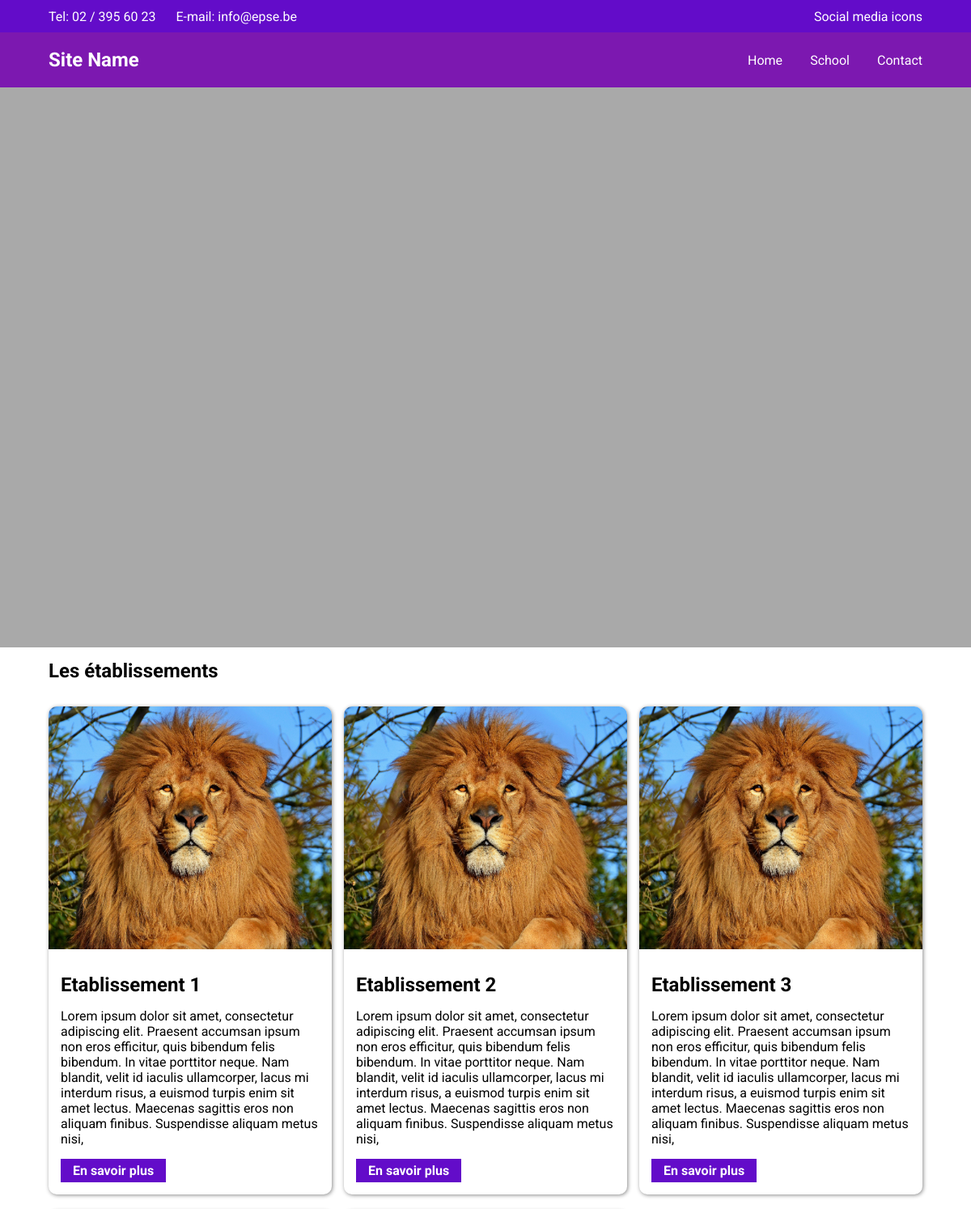
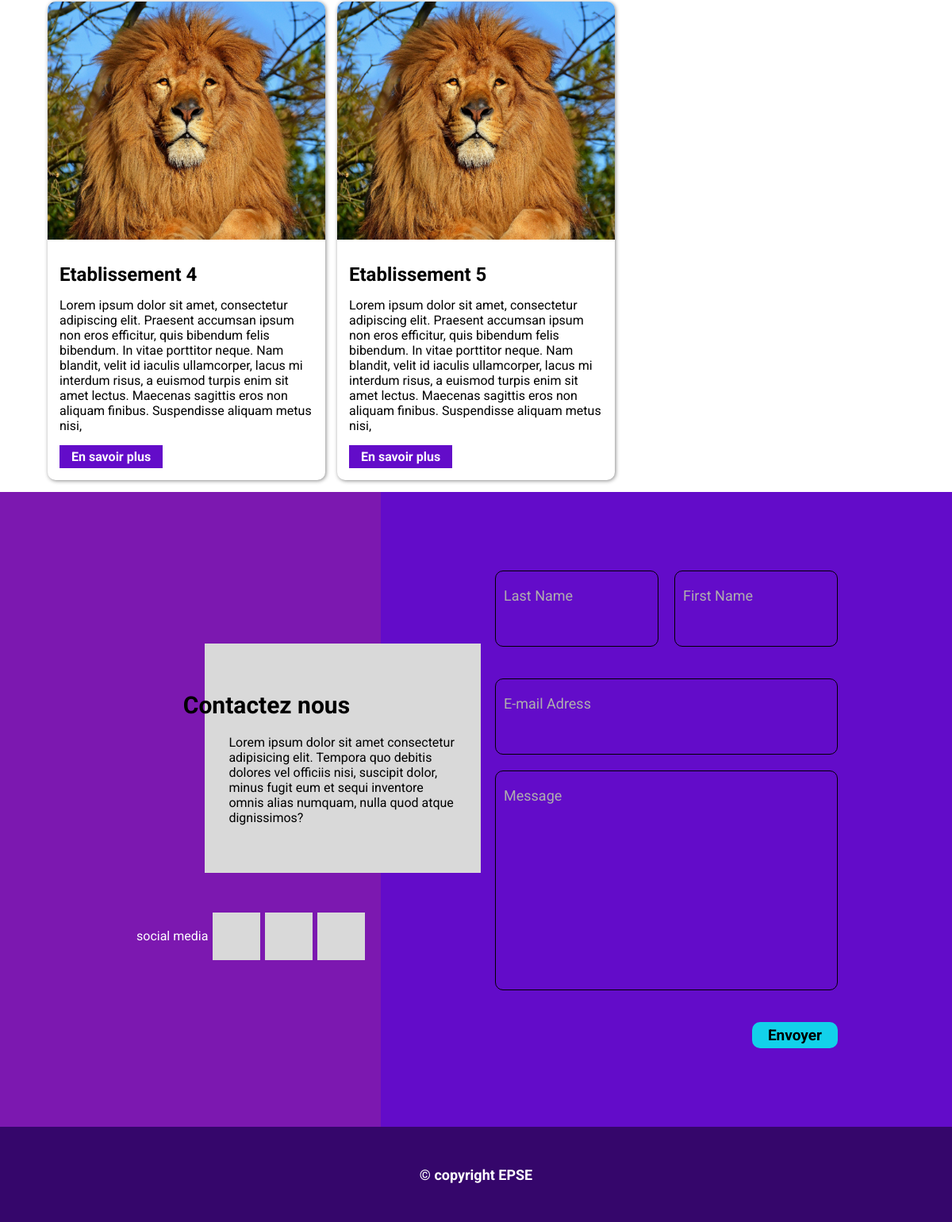
The page / on the database its author committed (2 pictures, top to bottom).
### tables this page shows
CREATE TABLE IF NOT EXISTS `etablissements` (
  `id` int NOT NULL AUTO_INCREMENT,
  `nom` varchar(255) NOT NULL,
  `description` text NOT NULL,
  `introduction` text NOT NULL,
  `image` varchar(255) NOT NULL,
  `categorie` int NOT NULL DEFAULT '1',
  PRIMARY KEY (`id`)
);

### index.php (the view, shortened to what this page needs)
<?php
    require "connexion.php";
?>
<!DOCTYPE html>
<html lang="fr">
<head>
    <link rel="stylesheet" href="style.css">
</head>
<body>
    <div class="slide" id="home">
        <?php
            include("partials/header.php");
        ?>
    </div>
    <div class="slide" id="etablissement">
        <div class="container">
            <h2>Les établissements</h2>
        </div>
        <div class="container-grid">
            <?php
                $req = $bdd->query("SELECT * FROM etablissements");
                while($don = $req->fetch())
                {
                    echo '<div class="card">';
                        echo '<div class="image">';
                            echo '<img src="images/'.$don['image'].'" alt="image de '.$don['nom'].'">';
                        echo '</div>';
                        echo '<div class="texte">';
                            echo '<h2>'.$don['nom'].'</h2>';
                            echo '<p>'.$don['introduction'].'</p>';
                            echo '
                            <a href="school.php?id='.$don['id'].'" class="btn">En savoir plus</a>';
                        echo '</div>';
                    echo '</div>';
                }
            ?>
        </div>
    </div>
    <div class="slide" id="contact">
        <div class="gauche">
            <div class="container-contact">
                <div class="mycontact">
                    <h2>Contactez nous</h2>
                    <div class="info-contact">
                        Lorem ipsum dolor sit amet consectetur adipisicing elit. Tempora quo debitis dolores vel officiis nisi, suscipit dolor, minus fugit eum et sequi inventore omnis alias numquam, nulla quod atque dignissimos?
                    </div>
                </div>
                <div class="contact-social">
                    social media
                    <div class="c-social"></div>
                    <div class="c-social"></div>
                    <div class="c-social"></div>
                </div>
            </div>
        </div>
        <div class="droite">
            <div id="formulaire">
                <div class="name">
                    <div class="form-group">
                        <label for="last">Last Name</label>
                        <input type="text" id="last" name="lastname">
                    </div>
                    <div class="form-group">
                        <label for="first">First Name</label>
                        <input type="text" id="first" name="firstname">
                    </div>
                </div>
                <div class="form-group">
                    <label for="email">E-mail Adress</label>
                    <input type="email" id="email" name="email">
                </div>
                <div class="form-group">
                    <label for="message">Message</label>
                    <textarea name="message" id="message"></textarea>
                </div>
                <div class="submit">
                    <input type="submit" value="Envoyer">
                </div>
            </div>
        </div>
    </div>
    <?php
        include("partials/footer.php");
    ?>
</body>
</html>

### partials/header.php (shortened to what this page needs)
<header>
    <div id="advert">
        <div class="container">
            <div class="info">
                <div id="tel">Tel: 02 / 395 60 23</div>
                <div id="email">E-mail: info@epse.be</div>
            </div>
            <div class="social">
                Social media icons
            </div>
        </div>
    </div>
    <div class="head">
        <div class="container">
            <div id="logo">Site Name</div>
            <nav>
                <ul>
                    <li><a href="index.php#home">Home</a></li>
                    <li><a href="index.php#etablissement">School</a></li>
                    <li><a href="index.php#contact">Contact</a></li>
                </ul>
            </nav>
        </div>
    </div>
</header>

### partials/footer.php
<footer>
    <div id="copy">
        &copy; copyright EPSE
    </div>
</footer>

### style.css (style rules this page uses)
* { margin: 0; padding: 0; }
body { font-family: 'Roboto', sans-serif; }
.slide { width: 100%; min-height: 100vh; }
#home { background-color: #a9a9a9; }
#etablissement { background-color: #ffffff; }
#contact { background-color: #630CC9; }
header { color: white; width: 100%; position: fixed; top: 0; left: 0; z-index: 100; }
header a { color: white; text-decoration: none; }
#advert { height: 40px; width: 100%; background-color: #630CC9; }
.head { background-color: #7C18B0; padding: 20px 0; }
.container { width: 90%; height: 100%; margin: 0 auto; display: flex; flex-wrap: wrap; justify-content: space-between; align-items: center; }
.info { display: flex; flex-wrap: wrap; gap: 25px; }
#logo { font-size: 24px; font-weight: 700; }
.head nav { width: 20%; }
.head nav ul { width: 100%; display: flex; flex-wrap: wrap; justify-content: space-between; list-style: none; }
#etablissement h2 { margin: 15px 0; }
.container-grid { width: 90%; margin: 0 auto; display: grid; grid-template-columns: 1fr 1fr 1fr; gap: 20px 15px; padding: 15px 0; }
.card { box-shadow: 1px 1px 5px rgba(0, 0, 0, 0.468); border-radius: 10px; overflow: hidden; }
.card .image { width: 100%; height: 300px; }
.card .image img { width: 100%; height: 100%; object-fit: cover; object-position: center top; }
.texte { padding: 15px; }
.texte h2, .texte p { margin-bottom: 15px; }
.btn { display: block; width: fit-content; padding: 5px 15px; background-color: #630CC9; color: white; font-weight: bold; text-decoration: none; }
#contact { background-color: #630CC9; display: flex; flex-wrap: wrap; }
#contact .gauche { width: 40%; background-color: #7C18B0; display: flex; flex-wrap: wrap; justify-content: end; align-items: center; padding-bottom: 20px; }
#contact .droite { width: 60%; background-color: #630CC9; display: flex; flex-wrap: wrap; justify-content: center; align-items: center; padding-bottom: 20px; }
.container-contact { width: 60%; padding: 20px; }
.mycontact { background-color: #D9D9D9; width: 100%; padding: 60px 30px; position: relative; left: 30%; }
.mycontact h2 { margin-bottom: 20px; font-size: 30px; position: relative; right: 20%; }
.contact-social { width: 100%; color: white; display: flex; justify-content: space-between; align-items: center; margin-top: 50px; }
.c-social { width: 60px; height: 60px; background-color: #d9d9d9; }
#formulaire { width: 60%; }
.name { display: flex; gap: 0 20px; }
.name .form-group { width: 50%; }
.form-group { border: solid 1px #000000; border-radius: 10px; padding: 20px 10px; margin: 20px 0; }
.form-group label { display: block; color: #AFAEAE; margin-bottom: 10px; font-size: 18px; }
.form-group input, .form-group textarea { color: white; font-weight: bold; font-family: 'Roboto', sans-serif; background-color: transparent; width: 100%; border: none; font-size: 19px; }
.form-group textarea { resize: none; height: 200px; }
.submit { display: flex; justify-content: end; }
.submit input { background-color: #12D1EA; color: #000000; font-family: 'Roboto', sans-serif; font-size: 19px; width: fit-content; padding: 5px 20px; font-weight: bold; text-decoration: none; margin-top: 20px; border: none; border-radius: 10px; }
footer { width: 100%; height: 15vh; display: flex; justify-content: center; align-items: center; color: #ffffff; font-size: 18px; font-weight: bold; background-color: #35066B; }

### rows shown on the page
etablissements: image (picture), nom "Etablissement 1", introduction "Lorem ipsum dolor sit amet, consectetur adipiscing elit. Praesent accumsan ipsum non eros efficitur, quis bibendum felis bibendum. In vitae porttitor neque. Nam blandit, velit id iaculis ullamcorper, lacus mi interdum risus, a euismod turpis enim sit amet lectus. Maecenas sagittis eros non aliquam finibus. Suspendisse aliquam metus nisi,"
etablissements: image (picture), nom "Etablissement 2", introduction "Lorem ipsum dolor sit amet, consectetur adipiscing elit. Praesent accumsan ipsum non eros efficitur, quis bibendum felis bibendum. In vitae porttitor neque. Nam blandit, velit id iaculis ullamcorper, lacus mi interdum risus, a euismod turpis enim sit amet lectus. Maecenas sagittis eros non aliquam finibus. Suspendisse aliquam metus nisi,"
etablissements: image (picture), nom "Etablissement 3", introduction "Lorem ipsum dolor sit amet, consectetur adipiscing elit. Praesent accumsan ipsum non eros efficitur, quis bibendum felis bibendum. In vitae porttitor neque. Nam blandit, velit id iaculis ullamcorper, lacus mi interdum risus, a euismod turpis enim sit amet lectus. Maecenas sagittis eros non aliquam finibus. Suspendisse aliquam metus nisi,"
etablissements: image (picture), nom "Etablissement 4", introduction "Lorem ipsum dolor sit amet, consectetur adipiscing elit. Praesent accumsan ipsum non eros efficitur, quis bibendum felis bibendum. In vitae porttitor neque. Nam blandit, velit id iaculis ullamcorper, lacus mi interdum risus, a euismod turpis enim sit amet lectus. Maecenas sagittis eros non aliquam finibus. Suspendisse aliquam metus nisi,"
etablissements: image (picture), nom "Etablissement 5", introduction "Lorem ipsum dolor sit amet, consectetur adipiscing elit. Praesent accumsan ipsum non eros efficitur, quis bibendum felis bibendum. In vitae porttitor neque. Nam blandit, velit id iaculis ullamcorper, lacus mi interdum risus, a euismod turpis enim sit amet lectus. Maecenas sagittis eros non aliquam finibus. Suspendisse aliquam metus nisi,"
